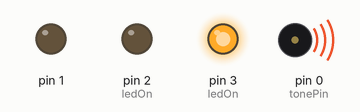
The sketch below on a simulated Arduino Uno, built with avr-gcc and run on an emulated ATmega328P. Parts: output pins drawn as LEDs (lit = HIGH), buzzer (waves = sounding). Random numbers use the default seed unless the sketch sets one.

Above: at 0.9 s.
At 5.9 s:
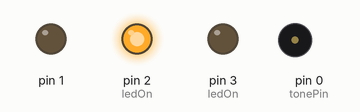
At 11.5 s:
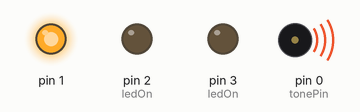
At 16.5 s:
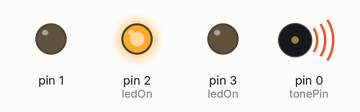
At 17.5 s:
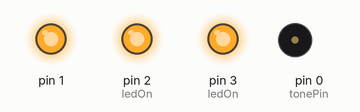
At 38.4 s:
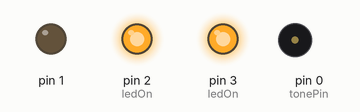
Timing chart, 0 to 40.0 s (numbered marks = the images above):
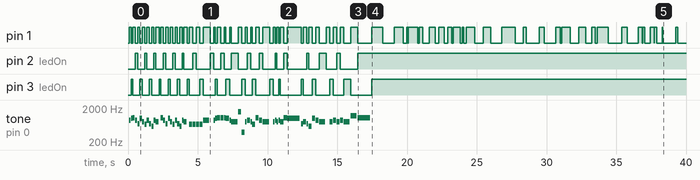

The sketch:

Christmas_Card.ino
```cpp
//Christmas Giftsss

#include "pitches.h"

int tonePin = 0;

int melodyFour[] = {
  NOTE_D3,
  NOTE_G3, NOTE_G3, NOTE_A3, NOTE_G3, NOTE_FS3,
  NOTE_E3,NOTE_E3,NOTE_E3,
  NOTE_A3,NOTE_A3,NOTE_B3,NOTE_A3,NOTE_G3,
  NOTE_FS3,NOTE_D3,NOTE_D3,
  NOTE_B3,NOTE_B3,NOTE_C4,NOTE_B3,NOTE_A3,
  NOTE_G3, NOTE_E3, NOTE_D3, NOTE_D3,
  NOTE_E3,NOTE_A3,NOTE_FS3,
  NOTE_G3, NOTE_D3,
  NOTE_G3, NOTE_G3,NOTE_G3,
  NOTE_FS3, NOTE_FS3,
  NOTE_G3, NOTE_FS3, NOTE_E3,
  NOTE_D3, NOTE_A3,
  NOTE_B3, NOTE_A3, NOTE_G3,
  NOTE_D4,NOTE_D3,NOTE_D3, NOTE_D3,
  NOTE_E3,NOTE_A3,NOTE_FS3,
  NOTE_G3,

};
int noteDurationsFour[] = {
  4,
  4,8,8,8,8,
  4,4,4,
  4,8,8,8,8,
  4,4,4,
  4,8,8,8,8,
  4,4,8,8,
  4,4,4,
  2,4,
  4,4,4,
  2,4,
  4,4,4,
  2,4,
  4,4,4,
  4,4,8,8,
  4,4,4,
  2

};


int melodyOne[] = {
  NOTE_D4, NOTE_B4, NOTE_A4, NOTE_G4,
  NOTE_D4, 0, NOTE_D4, NOTE_D4,
  NOTE_D4, NOTE_B4, NOTE_A4, NOTE_G4,
  NOTE_E4, 0, NOTE_E4,
  NOTE_E4, NOTE_C5, NOTE_B4, NOTE_A4,
  NOTE_D5, NOTE_D5, NOTE_D5, NOTE_D5,
  NOTE_E5, NOTE_D5, NOTE_C5, NOTE_A4,
  NOTE_G4, NOTE_D5,
  NOTE_B4, NOTE_B4, NOTE_B4,
  NOTE_B4, NOTE_B4, NOTE_B4,
  NOTE_B4, NOTE_D5, NOTE_G4, NOTE_A4,
  NOTE_B4, 0,
  NOTE_C5, NOTE_C5, NOTE_C5, NOTE_C5,
  NOTE_C5, NOTE_B4, NOTE_B4, NOTE_B4, NOTE_B4,
  NOTE_D5, NOTE_D5, NOTE_C5, NOTE_A4,
  NOTE_G4, NOTE_G5};
int noteDurationsOne[] = {
  4,4,4,4,
  2,4,8,8,
  4,4,4,4,
  2,4,4,
  4,4,4,4,
  4,4,4,4,
  4,4,4,4,
  2,2,
  4,4,2,
  4,4,2,
  4,4,4,4,
  2,2,
  4,4,4,4,
  4,4,4,8,8,
  4,4,4,4,
  1,4};


int melodyTwo[] = {
  NOTE_A4, NOTE_B4,
  NOTE_C5, NOTE_A4, NOTE_F4, NOTE_B4, NOTE_G4, NOTE_E4,
  NOTE_A4, NOTE_F4, NOTE_D4, NOTE_A4, NOTE_G4, 0,
  NOTE_C5, NOTE_A4, NOTE_F4, NOTE_B4, NOTE_G4, NOTE_E4,
  NOTE_A4, NOTE_F4, NOTE_D4, NOTE_A4, NOTE_G4, 0,
  NOTE_E4, NOTE_E4, NOTE_E4, NOTE_E4,
  NOTE_A4, 0, NOTE_A4, NOTE_B4,
  NOTE_C5, NOTE_C5, NOTE_C5, NOTE_B4, NOTE_A4,
  NOTE_G4, NOTE_G5, NOTE_G3,
  NOTE_G4, NOTE_A4, NOTE_G4, NOTE_E4, NOTE_C5,
  NOTE_A4, NOTE_G4, 0,
  NOTE_G4, NOTE_A4, NOTE_G4, NOTE_A4, NOTE_G4, NOTE_C5,
  NOTE_B4,
  NOTE_F4, NOTE_G4, NOTE_F4, NOTE_D4, NOTE_B4,
  NOTE_A4, NOTE_G4, 0,
  NOTE_G4, NOTE_A4, NOTE_G4, NOTE_A4,
  NOTE_G4, NOTE_D5,
  NOTE_C5};
int noteDurationsTwo[] = {
  8,8,
  6,6,6,6,6,6,
  6,6,6,8,4,8,
  6,6,6,6,6,6,
  6,6,6,8,4,8,
  4,4,4,4,
  2,4,8,8,
  4,4,8,4,8,
  2,4,4,
  8,4,8,4,4,
  4,2,4,
  8,8,8,8,4,4,
  1,
  8,4,8,4,4,
  4,2,4,
  4,4,4,4,
  2,2,
  1};


int melodyThree[] = {
  NOTE_C5, 0, NOTE_AS4, NOTE_A4, NOTE_G4,
  NOTE_F4, NOTE_G4, NOTE_A4, NOTE_F4,
  NOTE_G4, NOTE_A4, NOTE_AS4, NOTE_G4, NOTE_A4, 0, NOTE_G4,
  NOTE_F4, NOTE_E4, NOTE_F4,
  NOTE_G4, 0, NOTE_A4, NOTE_AS4, NOTE_G4,
  NOTE_A4, 0, NOTE_AS4, NOTE_C5, NOTE_G4,
  NOTE_A4, NOTE_B4, NOTE_C5, NOTE_D5, NOTE_E5, NOTE_F5,
  NOTE_E5, NOTE_D5, NOTE_C5,
  NOTE_C5, 0, NOTE_AS4, NOTE_A4, NOTE_G4,
  NOTE_F4, NOTE_G4, NOTE_A4, NOTE_F4,
  NOTE_D5, NOTE_D5, NOTE_D5, NOTE_D5, NOTE_C5, 0, NOTE_AS4,
  NOTE_A4, NOTE_G4, NOTE_F4};
int noteDurationsThree[] = {
  4,8,8,4,4,
  4,4,4,4,
  8,8,8,8,4,8,8,
  4,4,2,
  4,8,8,4,4,
  4,8,8,4,4,
  8,8,4,8,8,4,
  4,4,2,
  4,8,8,4,4,
  4,4,4,4,
  8,8,8,8,4,8,8,
  4,4,2};


void setup()
{
  delay(100);


  randomSeed(analogRead(0));

  pinMode (1, OUTPUT);
  pinMode (2, OUTPUT);
  pinMode (3, OUTPUT);

  pinMode (0, OUTPUT);

  /////////////////////////////////////////////////////////////////////////////////////////////////////////////

  /*
  for (int thisNote = 0; thisNote < 52; thisNote++)
  {

    digitalWrite(1, LOW);
    digitalWrite(2, LOW);
    digitalWrite(3, LOW);

    int ledOn = thisNote % 4;

    if (ledOn == 0)
    {
      ledOn = 2;
    }

    ledOn = ledOn - 1;

    if (ledOn == 0)
    {
      ledOn = 3;
    }

    digitalWrite(ledOn, HIGH);

    int noteDuration = 1000/noteDurationsFour[thisNote];
    tone(tonePin, melodyFour[thisNote] * 6,noteDuration);


    int pauseBetweenNotes = noteDuration * 1.08;
    delay(pauseBetweenNotes);

    noTone(tonePin);
    digitalWrite(ledOn, LOW);
  }


  for (int thisNote = 0; thisNote < 55; thisNote++)
  {

    digitalWrite(1, LOW);
    digitalWrite(2, LOW);
    digitalWrite(3, LOW);

    int ledOn = thisNote % 4;

    if (ledOn == 0)
    {
      ledOn = 2;
    }

    ledOn = ledOn - 1;

    if (ledOn == 0)
    {
      ledOn = 3;
    }

    digitalWrite(ledOn, HIGH);

    int noteDuration = 900/noteDurationsOne[thisNote];
    tone(tonePin, melodyOne[thisNote] * 3,noteDuration);


    int pauseBetweenNotes = noteDuration * 1.08;
    delay(pauseBetweenNotes);

    noTone(tonePin);
    digitalWrite(ledOn, LOW);
  }
  */


  for (int thisNote = 0; thisNote < 72; thisNote++)
  {

    digitalWrite(1, LOW);
    digitalWrite(2, LOW);
    digitalWrite(3, LOW);

    int ledOn = thisNote % 4;

    if (ledOn == 0)
    {
      ledOn = 2;
    }

    ledOn = ledOn - 1;

    if (ledOn == 0)
    {
      ledOn = 3;
    }

    digitalWrite(ledOn, HIGH);

    int noteDuration = 900/noteDurationsTwo[thisNote];
    tone(tonePin, melodyTwo[thisNote] * 2,noteDuration);


    int pauseBetweenNotes = noteDuration * 1.12;
    delay(pauseBetweenNotes);

    noTone(tonePin);
    digitalWrite(ledOn, LOW);
  }


/*

  for (int thisNote = 0; thisNote < 57; thisNote++)
  {

    digitalWrite(1, LOW);
    digitalWrite(2, LOW);
    digitalWrite(3, LOW);

    int ledOn = thisNote % 4;

    if (ledOn == 0)
    {
      ledOn = 2;
    }

    ledOn = ledOn - 1;

    if (ledOn == 0)
    {
      ledOn = 3;
    }

    digitalWrite(ledOn, HIGH);

    int noteDuration = 800/noteDurationsThree[thisNote];
    tone(tonePin, melodyThree[thisNote] * 2,noteDuration);


    int pauseBetweenNotes = noteDuration * 1.16;
    delay(pauseBetweenNotes);

    noTone(tonePin);
    digitalWrite(ledOn, LOW);
  }

*/


  ///////////////////////////////////////////////////////////////////////////////////

}

void loop()
{
  digitalWrite(2, HIGH);
  digitalWrite(3, HIGH);

  digitalWrite(1, HIGH);
  delay(random(1, 1000));
  digitalWrite(1, LOW);
  delay(random(1, 1000));


}
```

pitches.h
```cpp
/*************************************************
 * Public Constants
 *************************************************/

#define NOTE_B0  31
#define NOTE_C1  33
#define NOTE_CS1 35
#define NOTE_D1  37
#define NOTE_DS1 39
#define NOTE_E1  41
#define NOTE_F1  44
#define NOTE_FS1 46
#define NOTE_G1  49
#define NOTE_GS1 52
#define NOTE_A1  55
#define NOTE_AS1 58
#define NOTE_B1  62
#define NOTE_C2  65
#define NOTE_CS2 69
#define NOTE_D2  73
#define NOTE_DS2 78
#define NOTE_E2  82
#define NOTE_F2  87
#define NOTE_FS2 93
#define NOTE_G2  98
#define NOTE_GS2 104
#define NOTE_A2  110
#define NOTE_AS2 117
#define NOTE_B2  123
#define NOTE_C3  131
#define NOTE_CS3 139
#define NOTE_D3  147
#define NOTE_DS3 156
#define NOTE_E3  165
#define NOTE_F3  175
#define NOTE_FS3 185
#define NOTE_G3  196
#define NOTE_GS3 208
#define NOTE_A3  220
#define NOTE_AS3 233
#define NOTE_B3  247
#define NOTE_C4  262
#define NOTE_CS4 277
#define NOTE_D4  294
#define NOTE_DS4 311
#define NOTE_E4  330
#define NOTE_F4  349
#define NOTE_FS4 370
#define NOTE_G4  392
#define NOTE_GS4 415
#define NOTE_A4  440
#define NOTE_AS4 466
#define NOTE_B4  494
#define NOTE_C5  523
#define NOTE_CS5 554
#define NOTE_D5  587
#define NOTE_DS5 622
#define NOTE_E5  659
#define NOTE_F5  698
#define NOTE_FS5 740
#define NOTE_G5  784
#define NOTE_GS5 831
#define NOTE_A5  880
#define NOTE_AS5 932
#define NOTE_B5  988
#define NOTE_C6  1047
#define NOTE_CS6 1109
#define NOTE_D6  1175
#define NOTE_DS6 1245
#define NOTE_E6  1319
#define NOTE_F6  1397
#define NOTE_FS6 1480
#define NOTE_G6  1568
#define NOTE_GS6 1661
#define NOTE_A6  1760
#define NOTE_AS6 1865
#define NOTE_B6  1976
#define NOTE_C7  2093
#define NOTE_CS7 2217
#define NOTE_D7  2349
#define NOTE_DS7 2489
#define NOTE_E7  2637
#define NOTE_F7  2794
#define NOTE_FS7 2960
#define NOTE_G7  3136
#define NOTE_GS7 3322
#define NOTE_A7  3520
#define NOTE_AS7 3729
#define NOTE_B7  3951
#define NOTE_C8  4186
#define NOTE_CS8 4435
#define NOTE_D8  4699
#define NOTE_DS8 4978
```

Measured:
- by itself, pin 1: HIGH → LOW at 0.23 s, → HIGH 0.13 s later, → LOW 0.17 s later, → HIGH 0.17 s later, … (125 changes in this stretch)
- by itself, pin 3 (ledOn): HIGH → LOW at 0.35 s, → HIGH 0.50 s later, → LOW 0.17 s later, → HIGH 0.50 s later, … (36 changes in this stretch)
